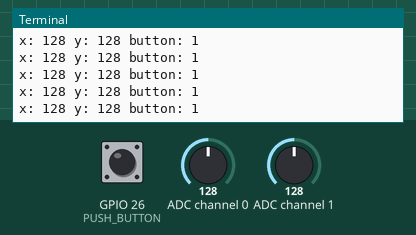
Recording of a program running on a simulated Raspberry Pi (BCM pin numbers). Parts: the last lines printed to the terminal. Inputs (shaded band) come from the test bench; at power-on: ADC channel 0 = 128, ADC channel 1 = 128, GPIO 26 (PUSH_BUTTON) HIGH (analog values on the 0–255 scale). Library files of the repository ran but are not shown: ADC0834.py.

Above: at 1.2 s.
1.3 s: ADC channel 0 set to 178
At 1.58 s:
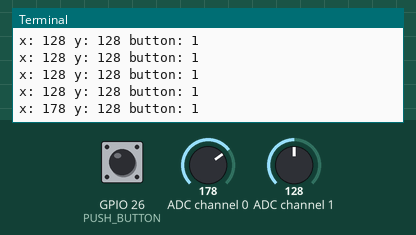
2.8 s: ADC channel 1 set to 178
At 2.99 s:
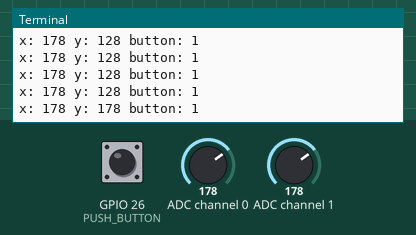
4.3 s: GPIO 26 (PUSH_BUTTON) pulled LOW for 0.25 s
At 4.61 s:
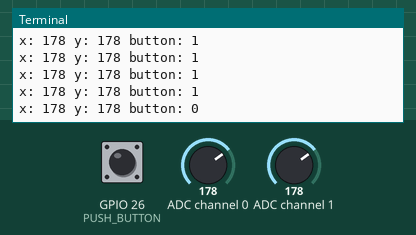
6.0 s: ADC channel 0 set to 224
At 6.03 s:
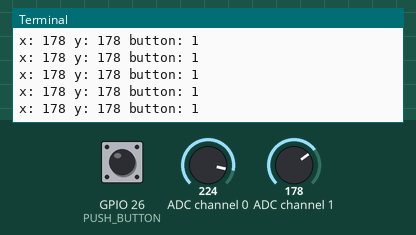
7.5 s: GPIO 26 (PUSH_BUTTON) pulled LOW for 1 s
At 7.85 s:
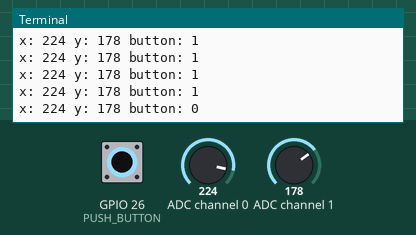
10.0 s: ADC channel 1 set to 224
At 10.08 s:
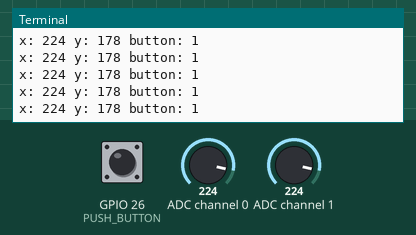
Timing chart, 0 to 12.5 s (numbered marks = the images above; inputs shaded):
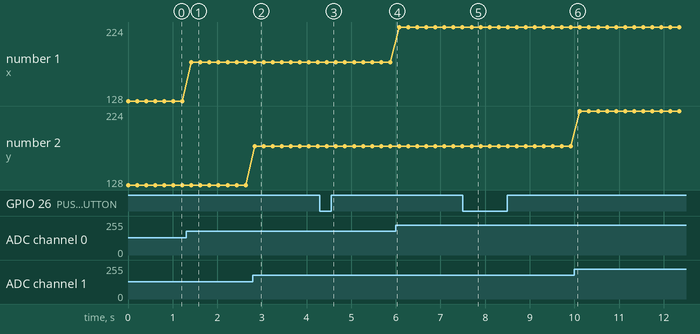

Measured:
- after the input at 1.3 s, the terminal: prints a new line after 0.12 s (image 1)
- after the input at 2.8 s, the terminal: prints a new line at once (image 2)
- after the input at 4.3 s, the terminal: prints a new line after 0.16 s (image 3)
- after the input at 7.5 s, the terminal: prints a new line after 0.20 s (image 5)
- plotted number 1: 128 → 178 after the input at 1.3 s, 178 → 224 after the input at 6.0 s

The program:

main.py
```python
#!/usr/bin/python3

import RPi.GPIO as GPIO
import ADC0834
import time

PUSH_BUTTON = 26

GPIO.setmode(GPIO.BCM)
ADC0834.setup()
GPIO.setup(PUSH_BUTTON, GPIO.IN, pull_up_down=GPIO.PUD_UP)

try:
    while True:
        xVal = ADC0834.getResult(0)
        yVal = ADC0834.getResult(1)
        btnVal = GPIO.input(PUSH_BUTTON)
        print(f"x: {xVal} y: {yVal} button: {btnVal}")
        time.sleep(.2)

except KeyboardInterrupt:
    GPIO.cleanup()
    print('GPIO Good to Go')
```
